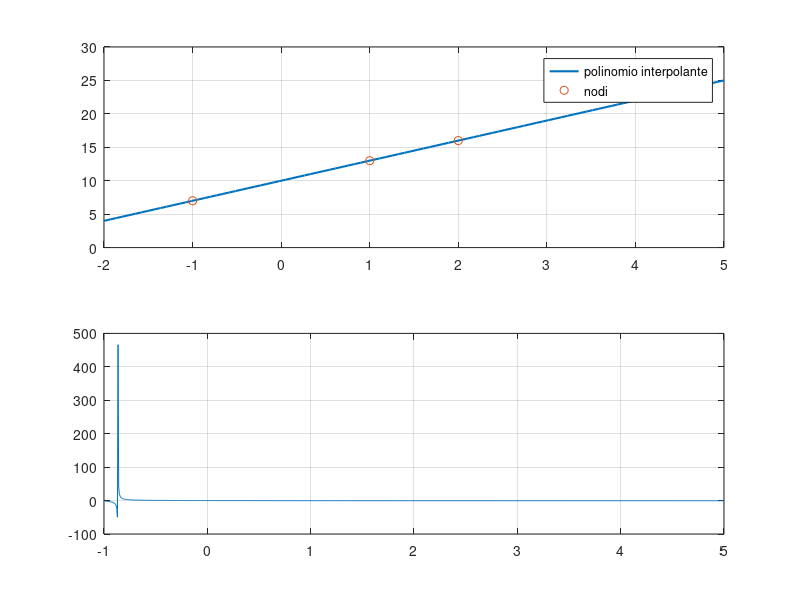

Write the MATLAB code that produced this figure.
clc
clear
close all

a = -2;
b = 5;
x = [1 -1 2];
y = [13 7 16];
z = linspace(a,b,100);

p = polyfit(x,y,2);
val = polyval(p,z);

subplot(2,1,1)
plot(z,val,'LineWidth',1.5)
hold on;
grid on;
plot(x,y,'o')
legend('polinomio interpolante','nodi')

f = @(x) log(x+1)./(-2-log(x+1));
g = linspace(-0.99,5,1000);
subplot(2,1,2)
plot(g,f(g))
grid on;
root = fzero(f,0)
